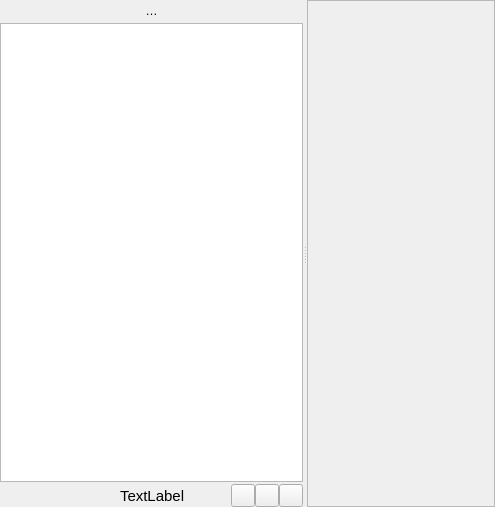
<?xml version="1.0" encoding="UTF-8"?>
<ui version="4.0">
 <class>QgsDualViewBase</class>
 <widget class="QStackedWidget" name="QgsDualViewBase">
  <property name="geometry">
   <rect>
    <x>0</x>
    <y>0</y>
    <width>495</width>
    <height>507</height>
   </rect>
  </property>
  <property name="currentIndex">
   <number>1</number>
  </property>
  <widget class="QWidget" name="mPageTableView">
   <layout class="QGridLayout" name="gridLayout_3">
    <property name="leftMargin">
     <number>0</number>
    </property>
    <property name="topMargin">
     <number>0</number>
    </property>
    <property name="rightMargin">
     <number>0</number>
    </property>
    <property name="bottomMargin">
     <number>0</number>
    </property>
    <item row="0" column="0">
     <widget class="QSplitter" name="splitter">
      <property name="orientation">
       <enum>Qt::Horizontal</enum>
      </property>
      <property name="childrenCollapsible">
       <bool>false</bool>
      </property>
      <widget class="QgsAttributeTableView" name="mTableView">
       <property name="alternatingRowColors">
        <bool>true</bool>
       </property>
      </widget>
      <widget class="QgsFieldConditionalFormatWidget" name="mConditionalFormatWidget" native="true">
       <property name="sizePolicy">
        <sizepolicy hsizetype="Preferred" vsizetype="Preferred">
         <horstretch>0</horstretch>
         <verstretch>0</verstretch>
        </sizepolicy>
       </property>
      </widget>
     </widget>
    </item>
   </layout>
  </widget>
  <widget class="QWidget" name="mPageAttributeEditor">
   <layout class="QGridLayout" name="gridLayout_2">
    <property name="leftMargin">
     <number>0</number>
    </property>
    <property name="topMargin">
     <number>0</number>
    </property>
    <property name="rightMargin">
     <number>0</number>
    </property>
    <property name="bottomMargin">
     <number>0</number>
    </property>
    <item row="0" column="0">
     <widget class="QSplitter" name="mAttributeEditorViewSplitter">
      <property name="orientation">
       <enum>Qt::Horizontal</enum>
      </property>
      <widget class="QWidget" name="listViewWdg" native="true">
       <layout class="QVBoxLayout" name="verticalLayout_2">
        <property name="spacing">
         <number>2</number>
        </property>
        <property name="leftMargin">
         <number>0</number>
        </property>
        <property name="topMargin">
         <number>0</number>
        </property>
        <property name="rightMargin">
         <number>0</number>
        </property>
        <property name="bottomMargin">
         <number>0</number>
        </property>
        <item>
         <widget class="QToolButton" name="mFeatureListPreviewButton">
          <property name="sizePolicy">
           <sizepolicy hsizetype="MinimumExpanding" vsizetype="Fixed">
            <horstretch>0</horstretch>
            <verstretch>0</verstretch>
           </sizepolicy>
          </property>
          <property name="text">
           <string>…</string>
          </property>
          <property name="popupMode">
           <enum>QToolButton::InstantPopup</enum>
          </property>
          <property name="toolButtonStyle">
           <enum>Qt::ToolButtonTextBesideIcon</enum>
          </property>
          <property name="autoRaise">
           <bool>true</bool>
          </property>
          <property name="arrowType">
           <enum>Qt::NoArrow</enum>
          </property>
         </widget>
        </item>
        <item>
         <widget class="QgsFeatureListView" name="mFeatureListView">
          <property name="sizePolicy">
           <sizepolicy hsizetype="Preferred" vsizetype="Preferred">
            <horstretch>0</horstretch>
            <verstretch>0</verstretch>
           </sizepolicy>
          </property>
         </widget>
        </item>
        <item>
         <widget class="QWidget" name="widget" native="true">
          <property name="sizePolicy">
           <sizepolicy hsizetype="Preferred" vsizetype="Maximum">
            <horstretch>0</horstretch>
            <verstretch>0</verstretch>
           </sizepolicy>
          </property>
          <layout class="QHBoxLayout" name="horizontalLayout">
           <property name="leftMargin">
            <number>0</number>
           </property>
           <property name="topMargin">
            <number>0</number>
           </property>
           <property name="rightMargin">
            <number>0</number>
           </property>
           <property name="bottomMargin">
            <number>0</number>
           </property>
           <item>
            <widget class="QPushButton" name="mFirstFeatureButton">
             <property name="maximumSize">
              <size>
               <width>24</width>
               <height>24</height>
              </size>
             </property>
             <property name="text">
              <string/>
             </property>
             <property name="icon">
              <iconset resource="../../images/images.qrc">
               <normaloff>:/images/themes/default/mActionDoubleArrowLeft.svg</normaloff>:/images/themes/default/mActionDoubleArrowLeft.svg</iconset>
             </property>
             <property name="flat">
              <bool>true</bool>
             </property>
            </widget>
           </item>
           <item>
            <widget class="QPushButton" name="mPreviousFeatureButton">
             <property name="maximumSize">
              <size>
               <width>24</width>
               <height>24</height>
              </size>
             </property>
             <property name="text">
              <string/>
             </property>
             <property name="icon">
              <iconset resource="../../images/images.qrc">
               <normaloff>:/images/themes/default/mActionArrowLeft.svg</normaloff>:/images/themes/default/mActionArrowLeft.svg</iconset>
             </property>
             <property name="flat">
              <bool>true</bool>
             </property>
            </widget>
           </item>
           <item>
            <widget class="QPushButton" name="mNextFeatureButton">
             <property name="sizePolicy">
              <sizepolicy hsizetype="Maximum" vsizetype="Fixed">
               <horstretch>0</horstretch>
               <verstretch>0</verstretch>
              </sizepolicy>
             </property>
             <property name="maximumSize">
              <size>
               <width>24</width>
               <height>24</height>
              </size>
             </property>
             <property name="text">
              <string/>
             </property>
             <property name="icon">
              <iconset resource="../../images/images.qrc">
               <normaloff>:/images/themes/default/mActionArrowRight.svg</normaloff>:/images/themes/default/mActionArrowRight.svg</iconset>
             </property>
             <property name="flat">
              <bool>true</bool>
             </property>
            </widget>
           </item>
           <item>
            <widget class="QPushButton" name="mLastFeatureButton">
             <property name="maximumSize">
              <size>
               <width>24</width>
               <height>24</height>
              </size>
             </property>
             <property name="text">
              <string/>
             </property>
             <property name="icon">
              <iconset resource="../../images/images.qrc">
               <normaloff>:/images/themes/default/mActionDoubleArrowRight.svg</normaloff>:/images/themes/default/mActionDoubleArrowRight.svg</iconset>
             </property>
             <property name="flat">
              <bool>true</bool>
             </property>
            </widget>
           </item>
           <item>
            <widget class="QLabel" name="mProgressCount">
             <property name="font">
              <font>
               <pointsize>11</pointsize>
              </font>
             </property>
             <property name="text">
              <string>TextLabel</string>
             </property>
            </widget>
           </item>
           <item>
            <spacer name="horizontalSpacer">
             <property name="orientation">
              <enum>Qt::Horizontal</enum>
             </property>
             <property name="sizeHint" stdset="0">
              <size>
               <width>40</width>
               <height>20</height>
              </size>
             </property>
            </spacer>
           </item>
           <item>
            <layout class="QHBoxLayout" name="horizontalLayout_2">
             <property name="spacing">
              <number>0</number>
             </property>
             <item>
              <widget class="QToolButton" name="mFlashButton">
               <property name="toolTip">
                <string>Highlight currently edited feature on map</string>
               </property>
               <property name="text">
                <string/>
               </property>
               <property name="icon">
                <iconset resource="../../images/images.qrc">
                 <normaloff>:/images/themes/default/mActionHighlightFeature.svg</normaloff>:/images/themes/default/mActionHighlightFeature.svg</iconset>
               </property>
               <property name="checkable">
                <bool>true</bool>
               </property>
              </widget>
             </item>
             <item>
              <widget class="QToolButton" name="mAutoZoomButton">
               <property name="toolTip">
                <string>automatically zoom to currently edited feature</string>
               </property>
               <property name="text">
                <string/>
               </property>
               <property name="icon">
                <iconset resource="../../images/images.qrc">
                 <normaloff>:/images/themes/default/mActionPanToSelected.svg</normaloff>:/images/themes/default/mActionPanToSelected.svg</iconset>
               </property>
               <property name="checkable">
                <bool>true</bool>
               </property>
              </widget>
             </item>
             <item>
              <widget class="QToolButton" name="mAutoPanButton">
               <property name="toolTip">
                <string>automatically pan to currently edited feature</string>
               </property>
               <property name="text">
                <string/>
               </property>
               <property name="icon">
                <iconset resource="../../images/images.qrc">
                 <normaloff>:/images/themes/default/mActionZoomToSelected.svg</normaloff>:/images/themes/default/mActionZoomToSelected.svg</iconset>
               </property>
               <property name="checkable">
                <bool>true</bool>
               </property>
              </widget>
             </item>
            </layout>
           </item>
          </layout>
         </widget>
        </item>
       </layout>
      </widget>
      <widget class="QFrame" name="mAttributeEditor">
       <property name="sizePolicy">
        <sizepolicy hsizetype="Expanding" vsizetype="Expanding">
         <horstretch>1</horstretch>
         <verstretch>0</verstretch>
        </sizepolicy>
       </property>
       <property name="frameShape">
        <enum>QFrame::StyledPanel</enum>
       </property>
       <property name="frameShadow">
        <enum>QFrame::Raised</enum>
       </property>
       <layout class="QGridLayout" name="gridLayout">
        <property name="leftMargin">
         <number>0</number>
        </property>
        <property name="topMargin">
         <number>0</number>
        </property>
        <property name="rightMargin">
         <number>0</number>
        </property>
        <property name="bottomMargin">
         <number>0</number>
        </property>
       </layout>
      </widget>
     </widget>
    </item>
   </layout>
   <action name="mActionExpressionPreview">
    <property name="icon">
     <iconset resource="../../images/images.qrc">
      <normaloff>:/images/themes/default/mActionFilter.svg</normaloff>:/images/themes/default/mActionFilter.svg</iconset>
    </property>
    <property name="text">
     <string>Expression</string>
    </property>
   </action>
   <action name="mActionPreviewColumnsMenu">
    <property name="text">
     <string>Column Preview</string>
    </property>
   </action>
  </widget>
 </widget>
 <customwidgets>
  <customwidget>
   <class>QgsAttributeTableView</class>
   <extends>QTableView</extends>
   <header>attributetable/qgsattributetableview.h</header>
  </customwidget>
  <customwidget>
   <class>QgsFeatureListView</class>
   <extends>QListView</extends>
   <header>attributetable/qgsfeaturelistview.h</header>
  </customwidget>
  <customwidget>
   <class>QgsFieldConditionalFormatWidget</class>
   <extends>QWidget</extends>
   <header>attributetable/qgsfieldconditionalformatwidget.h</header>
   <container>1</container>
  </customwidget>
 </customwidgets>
 <resources>
  <include location="../../images/images.qrc"/>
 </resources>
 <connections/>
</ui>
